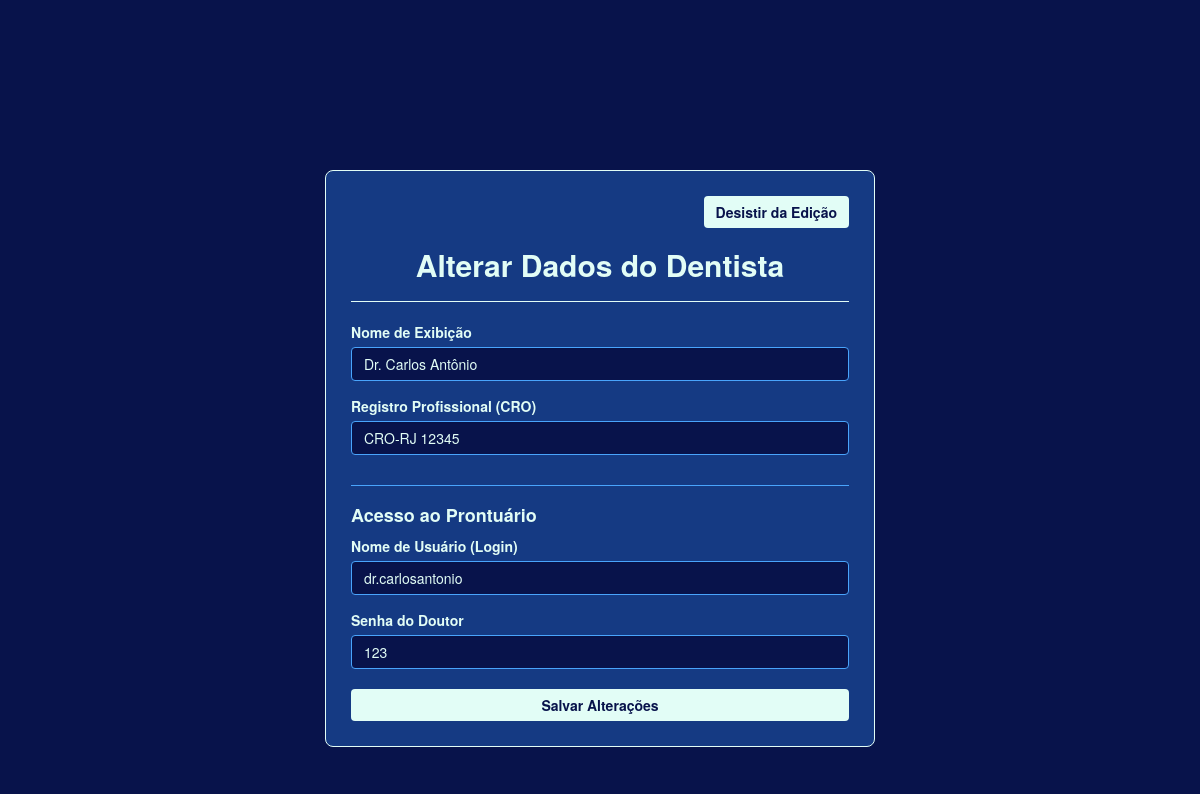
/editar_dentista/1, run on the app's committed database.
### tables this page shows
CREATE TABLE dentistas (
                        id INTEGER PRIMARY KEY AUTOINCREMENT,
                        nome TEXT NOT NULL,
                        cro TEXT NOT NULL,
                        usuario_login TEXT UNIQUE NOT NULL);

CREATE TABLE usuarios (
                        id INTEGER PRIMARY KEY AUTOINCREMENT,
                        usuario TEXT UNIQUE NOT NULL,
                        senha TEXT NOT NULL,
                        papel TEXT NOT NULL);

### app.py (the view, shortened to what this page needs)
@app.route('/editar_dentista/<int:id_dentista>', methods=['GET', 'POST'])
def editar_dentista(id_dentista):
    conn = conectar_banco()
    dentista_atual = conn.execute('SELECT * FROM dentistas WHERE id = ?', (id_dentista,)).fetchone()
    login_antigo = dentista_atual['usuario_login']
    usuario_db = conn.execute('SELECT senha FROM usuarios WHERE usuario = ?', (login_antigo,)).fetchone()
    senha_atual = usuario_db['senha'] if usuario_db else ''
    conn.close()
    return render_template('editar_dentista.html', dentista=dentista_atual, senha_atual=senha_atual)

### app.py (called while the page is built)
def conectar_banco():
    conn = sqlite3.connect(ARQUIVO_BANCO)
    conn.row_factory = sqlite3.Row
    return conn

### templates/editar_dentista.html (shortened to what this page needs)
<!DOCTYPE html>
<html lang="pt-BR">
<head>
    <link rel="stylesheet" href="https://stackpath.bootstrapcdn.com/bootstrap/3.4.1/css/bootstrap.min.css">
    <link rel="stylesheet" href="{{ url_for('static', filename='css/style.css') }}">
</head>
<body>
    <div class="container dashboard-container">
        <div class="row">
            <div class="col-md-6 col-md-offset-3">
                <div class="main-panel">
                    <div class="text-right mb-3" style="margin-bottom: 20px;">
                        <a href="{{ url_for('secretaria_dentistas') }}" class="btn btn-ouro">Desistir da Edição</a>
                    </div>
                    <h2 class="text-ouro text-center" style="margin-top: 0;">Alterar Dados do Dentista</h2>
                    <hr style="border-color: #e2fdf6;">
                    <form action="{{ url_for('editar_dentista', id_dentista=dentista.id) }}" method="POST">
                        <div class="form-group">
                            <label style="color: #e2fdf6;">Nome de Exibição</label>
                            <input type="text" class="form-control" name="nome" value="{{ dentista.nome }}" required style="background-color: #08134b; color: #e2fdf6; border: 1px solid #49a4fc;">
                        </div>
                        <div class="form-group">
                            <label style="color: #e2fdf6;">Registro Profissional (CRO)</label>
                            <input type="text" class="form-control" name="cro" value="{{ dentista.cro }}" required style="background-color: #08134b; color: #e2fdf6; border: 1px solid #49a4fc;">
                        </div>
                        <hr style="border-color: #49a4fc; margin-top: 30px;">
                        <h4 class="text-ouro">Acesso ao Prontuário</h4>
                        <div class="form-group">
                            <label style="color: #e2fdf6;">Nome de Usuário (Login)</label>
                            <input type="text" class="form-control" name="usuario_login" value="{{ dentista.usuario_login }}" required style="background-color: #08134b; color: #e2fdf6; border: 1px solid #49a4fc;">
                        </div>
                        <div class="form-group">
                            <label style="color: #e2fdf6;">Senha do Doutor</label>
                            <input type="text" class="form-control" name="senha_login" value="{{ senha_atual }}" required style="background-color: #08134b; color: #e2fdf6; border: 1px solid #49a4fc;">
                        </div>
                        <button type="submit" class="btn btn-ouro btn-block" style="margin-top: 20px;">Salvar Alterações</button>
                    </form>
                </div>
            </div>
        </div>
    </div>
</body>
</html>

### static/css/style.css (style rules this page uses)
body { padding-top: 100px; background-color: #08134b; color: #e2fdf6; }
h2 { color: #e2fdf6; font-weight: bold; }
label { color: #e2fdf6; }
.form-control { background-color: #e2fdf6; color: #08134b; border: 1px solid #49a4fc; }
.dashboard-container { margin-top: 50px; padding: 20px; }
.main-panel { background-color: #153a83; border-radius: 8px; padding: 25px; border: 1px solid #e2fdf6; }
.text-ouro { color: #e2fdf6 !important; font-weight: bold; }
.btn-ouro { background-color: #e2fdf6; color: #08134b; font-weight: bold; border: none; }

### data on the page
dentistas: nome "Dr. Carlos Antônio", cro "CRO-RJ 12345", usuario_login "dr.carlosantonio"
usuarios: senha_login "123"
